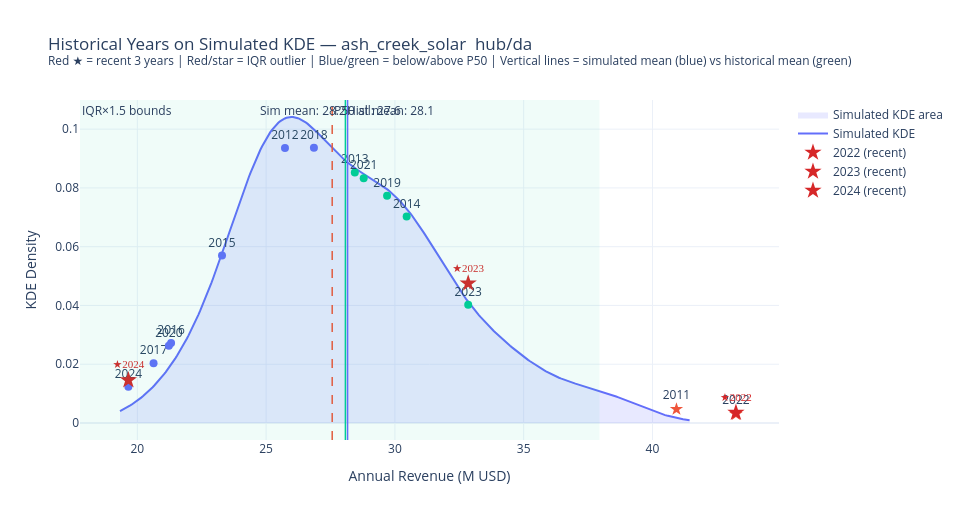

The notebook cell saved with this chart:
### Code cell
# ═══════════════════════════════════════════════════════════════════
# Cell 7: Historical years overlaid on simulated KDE
#         + Recent years highlighted + mean comparison
# ═══════════════════════════════════════════════════════════════════
N_RECENT = 3  # last N historical years highlighted with distinct color

rev_median = np.median(rev_all)

# IQR outlier bounds from simulated only
if len(rev_sim) >= 4:
    q1_sim, q3_sim = np.percentile(rev_sim, [25, 75])
    iqr_sim   = q3_sim - q1_sim
    lo_bound  = q1_sim - 1.5 * iqr_sim
    hi_bound  = q3_sim + 1.5 * iqr_sim
else:
    lo_bound, hi_bound = -np.inf, np.inf

fig_overlay = go.Figure()

# Simulated KDE shaded area
if len(rev_sim) > 1:
    kde_sim_only = gaussian_kde(rev_sim, bw_method=KDE_BW_METHOD)
    x_sim_kde    = np.linspace(rev_sim.min() * 0.93, rev_sim.max() * 1.07, 350)
    y_sim_kde    = kde_sim_only(x_sim_kde)
    fig_overlay.add_trace(go.Scatter(
        x=np.concatenate([x_sim_kde, x_sim_kde[::-1]]),
        y=np.concatenate([y_sim_kde, np.zeros(len(y_sim_kde))]),
        fill="toself",
        fillcolor="rgba(99,110,250,0.15)",
        line=dict(color="rgba(99,110,250,0.0)"),
        name="Simulated KDE area", showlegend=True
    ))
    fig_overlay.add_trace(go.Scatter(
        x=x_sim_kde, y=y_sim_kde,
        name=f"Simulated KDE",
        mode="lines", line=dict(color="#636efa", width=2)
    ))

# P50 line (all eligible)
fig_overlay.add_vline(x=rev_median, line_dash="dash", line_color="#ef553b",
                      line_width=1.5, annotation_text=f"P50 all: {rev_median:.1f}",
                      annotation_position="top right")

# Historical years as scatter points
hist_rev = rev_elig[rev_elig["segment"] == "historical"].copy()
hist_rev["rev_M"] = hist_rev["annual_revenue_usd"] / 1e6

for _, row in hist_rev.iterrows():
    is_outlier = (row["rev_M"] < lo_bound) or (row["rev_M"] > hi_bound)
    above_p50  = row["rev_M"] > rev_median
    color      = "#ef553b" if is_outlier else ("#00cc96" if above_p50 else "#636efa")
    symbol     = "star" if is_outlier else "circle"
    kde_y_val  = float(kde_rev(np.array([row["rev_M"]]))[0]) if len(rev_all) > 1 else 0
    fig_overlay.add_trace(go.Scatter(
        x=[row["rev_M"]], y=[kde_y_val],
        mode="markers+text",
        text=[str(int(row["source_year"]))],
        textposition="top center",
        marker=dict(color=color, size=10 if is_outlier else 8, symbol=symbol),
        name=f"{int(row['source_year'])} {'★ outlier' if is_outlier else ''}",
        showlegend=False
    ))

# IQR bounds
if lo_bound > -np.inf:
    fig_overlay.add_vrect(x0=lo_bound, x1=hi_bound,
        fillcolor="rgba(0,204,150,0.06)", line_width=0,
        annotation_text="IQR×1.5 bounds", annotation_position="top left")

# ── Simulated mean vline ──
sim_mean_rev  = float(rev_elig[rev_elig["segment"] == "simulated"]["annual_revenue_usd"].mean() / 1e6)
hist_mean_rev = float(rev_elig[rev_elig["segment"] == "historical"]["annual_revenue_usd"].mean() / 1e6)
fig_overlay.add_vline(x=sim_mean_rev,  line_dash="solid", line_color="#636efa", line_width=1.5,
                      annotation_text=f"Sim mean: {sim_mean_rev:.1f}", annotation_position="top left")
fig_overlay.add_vline(x=hist_mean_rev, line_dash="solid", line_color="#00cc96", line_width=1.5,
                      annotation_text=f"Hist mean: {hist_mean_rev:.1f}", annotation_position="top right")

# ── Highlight recent N years with distinct star markers ──
recent_hist = hist_rev.sort_values("source_year").tail(N_RECENT)
for i, (_, row) in enumerate(recent_hist.iterrows()):
    kde_y_val = float(kde_rev(np.array([row["rev_M"]]))[0]) if len(rev_all) > 1 else 0
    fig_overlay.add_trace(go.Scatter(
        x=[row["rev_M"]], y=[kde_y_val * 1.18],
        mode="markers+text",
        text=[f"★{int(row['source_year'])}"],
        textposition="top center",
        textfont=dict(color="#d62728", size=11, family="Arial Black"),
        marker=dict(color="#d62728", size=13, symbol="star"),
        name=f"{int(row['source_year'])} (recent)",
        showlegend=True,
    ))

fig_overlay.update_layout(
    title=f"Historical Years on Simulated KDE — {SITE}  {KIND}/{MARKET}<br>"
          f"<sup>Red ★ = recent {N_RECENT} years | Red/star = IQR outlier | Blue/green = below/above P50 | "
          f"Vertical lines = simulated mean (blue) vs historical mean (green)</sup>",
    xaxis_title="Annual Revenue (M USD)",
    yaxis_title="KDE Density",
    template="plotly_white", width=960, height=520,
)
fig_overlay.show()

# Print IQR outliers
outliers = hist_rev[
    (hist_rev["rev_M"] < lo_bound) | (hist_rev["rev_M"] > hi_bound)
][["source_year", "rev_M", "price_per_mwh_gen_weighted"]]
print(f"\nHistorical IQR outliers ({len(outliers)}):")
for _, r in outliers.iterrows():
    print(f"  {int(r['source_year'])}: ${r['rev_M']:.2f}M  "
          f"(gen-wtd price ${r['price_per_mwh_gen_weighted']:.1f}/MWh)")

# Print mean comparison
print(f"\nMean annual revenue:")
print(f"  Simulated mean  : ${sim_mean_rev:.2f}M")
print(f"  Historical mean : ${hist_mean_rev:.2f}M")
print(f"  Difference      : ${sim_mean_rev - hist_mean_rev:+.2f}M  ({(sim_mean_rev/hist_mean_rev-1)*100:+.1f}%)")

# Print recent years trend vs P50
print(f"\nLast {N_RECENT} historical years vs simulated P50 (${rev_median:.2f}M):")
for _, r in recent_hist.iterrows():
    diff = r["rev_M"] - rev_median
    arrow = "↑" if diff > 0 else "↓"
    print(f"  {int(r['source_year'])}: ${r['rev_M']:.2f}M  {arrow} ${abs(diff):.2f}M vs P50"
          f"  (gen-wtd ${r['price_per_mwh_gen_weighted']:.1f}/MWh)")

### Figure 1 — Plotly figure (JSON) as saved in the notebook; plotly's stock layout.template omitted (floating-point values rounded to 4 significant figures; data arrays with more than 128 entries replaced by an {"elided": "..."} marker saying what was removed)
{"data": [{"fill": "toself", "fillcolor": "rgba(99,110,250,0.15)", "line": {"color": "rgba(99,110,250,0.0)"}, "name": "Simulated KDE area", "showlegend": true, "type": "scatter", "x": {"elided": "700 float values"}, "y": {"elided": "700 float values"}}, {"line": {"color": "#636efa", "width": 2}, "mode": "lines", "name": "Simulated KDE", "type": "scatter", "x": {"elided": "350 float values"}, "y": {"elided": "350 float values"}}, {"marker": {"color": "#ef553b", "size": 10, "symbol": "star"}, "mode": "markers+text", "name": "2011 ★ outlier", "showlegend": false, "text": ["2011"], "textposition": "top center", "type": "scatter", "x": [40.93], "y": [0.004692]}, {"marker": {"color": "#636efa", "size": 8, "symbol": "circle"}, "mode": "markers+text", "name": "2012 ", "showlegend": false, "text": ["2012"], "textposition": "top center", "type": "scatter", "x": [25.73], "y": [0.09358]}, {"marker": {"color": "#00cc96", "size": 8, "symbol": "circle"}, "mode": "markers+text", "name": "2013 ", "showlegend": false, "text": ["2013"], "textposition": "top center", "type": "scatter", "x": [28.44], "y": [0.08526]}, {"marker": {"color": "#00cc96", "size": 8, "symbol": "circle"}, "mode": "markers+text", "name": "2014 ", "showlegend": false, "text": ["2014"], "textposition": "top center", "type": "scatter", "x": [30.46], "y": [0.07024]}, {"marker": {"color": "#636efa", "size": 8, "symbol": "circle"}, "mode": "markers+text", "name": "2015 ", "showlegend": false, "text": ["2015"], "textposition": "top center", "type": "scatter", "x": [23.29], "y": [0.05698]}, {"marker": {"color": "#636efa", "size": 8, "symbol": "circle"}, "mode": "markers+text", "name": "2016 ", "showlegend": false, "text": ["2016"], "textposition": "top center", "type": "scatter", "x": [21.31], "y": [0.02719]}, {"marker": {"color": "#636efa", "size": 8, "symbol": "circle"}, "mode": "markers+text", "name": "2017 ", "showlegend": false, "text": ["2017"], "textposition": "top center", "type": "scatter", "x": [20.63], "y": [0.02036]}, {"marker": {"color": "#636efa", "size": 8, "symbol": "circle"}, "mode": "markers+text", "name": "2018 ", "showlegend": false, "text": ["2018"], "textposition": "top center", "type": "scatter", "x": [26.86], "y": [0.09367]}, {"marker": {"color": "#00cc96", "size": 8, "symbol": "circle"}, "mode": "markers+text", "name": "2019 ", "showlegend": false, "text": ["2019"], "textposition": "top center", "type": "scatter", "x": [29.7], "y": [0.07735]}, {"marker": {"color": "#636efa", "size": 8, "symbol": "circle"}, "mode": "markers+text", "name": "2020 ", "showlegend": false, "text": ["2020"], "textposition": "top center", "type": "scatter", "x": [21.22], "y": [0.02625]}, {"marker": {"color": "#00cc96", "size": 8, "symbol": "circle"}, "mode": "markers+text", "name": "2021 ", "showlegend": false, "text": ["2021"], "textposition": "top center", "type": "scatter", "x": [28.79], "y": [0.08333]}, {"marker": {"color": "#ef553b", "size": 10, "symbol": "star"}, "mode": "markers+text", "name": "2022 ★ outlier", "showlegend": false, "text": ["2022"], "textposition": "top center", "type": "scatter", "x": [43.24], "y": [0.002984]}, {"marker": {"color": "#00cc96", "size": 8, "symbol": "circle"}, "mode": "markers+text", "name": "2023 ", "showlegend": false, "text": ["2023"], "textposition": "top center", "type": "scatter", "x": [32.85], "y": [0.04026]}, {"marker": {"color": "#636efa", "size": 8, "symbol": "circle"}, "mode": "markers+text", "name": "2024 ", "showlegend": false, "text": ["2024"], "textposition": "top center", "type": "scatter", "x": [19.65], "y": [0.01235]}, {"marker": {"color": "#d62728", "size": 13, "symbol": "star"}, "mode": "markers+text", "name": "2022 (recent)", "showlegend": true, "text": ["★2022"], "textfont": {"color": "#d62728", "family": "Arial Black", "size": 11}, "textposition": "top center", "type": "scatter", "x": [43.24], "y": [0.003521]}, {"marker": {"color": "#d62728", "size": 13, "symbol": "star"}, "mode": "markers+text", "name": "2023 (recent)", "showlegend": true, "text": ["★2023"], "textfont": {"color": "#d62728", "family": "Arial Black", "size": 11}, "textposition": "top center", "type": "scatter", "x": [32.85], "y": [0.04751]}, {"marker": {"color": "#d62728", "size": 13, "symbol": "star"}, "mode": "markers+text", "name": "2024 (recent)", "showlegend": true, "text": ["★2024"], "textfont": {"color": "#d62728", "family": "Arial Black", "size": 11}, "textposition": "top center", "type": "scatter", "x": [19.65], "y": [0.01457]}], "layout": {"annotations": [{"showarrow": false, "text": "P50 all: 27.6", "x": 27.57, "xanchor": "left", "xref": "x", "y": 1, "yanchor": "top", "yref": "y domain"}, {"showarrow": false, "text": "IQR×1.5 bounds", "x": 17.77, "xanchor": "left", "xref": "x", "y": 1, "yanchor": "top", "yref": "y domain"}, {"showarrow": false, "text": "Sim mean: 28.2", "x": 28.16, "xanchor": "right", "xref": "x", "y": 1, "yanchor": "top", "yref": "y domain"}, {"showarrow": false, "text": "Hist mean: 28.1", "x": 28.08, "xanchor": "left", "xref": "x", "y": 1, "yanchor": "top", "yref": "y domain"}], "height": 520, "shapes": [{"line": {"color": "#ef553b", "dash": "dash", "width": 1.5}, "type": "line", "x0": 27.57, "x1": 27.57, "xref": "x", "y0": 0, "y1": 1, "yref": "y domain"}, {"fillcolor": "rgba(0,204,150,0.06)", "line": {"width": 0}, "type": "rect", "x0": 17.77, "x1": 37.94, "xref": "x", "y0": 0, "y1": 1, "yref": "y domain"}, {"line": {"color": "#636efa", "dash": "solid", "width": 1.5}, "type": "line", "x0": 28.16, "x1": 28.16, "xref": "x", "y0": 0, "y1": 1, "yref": "y domain"}, {"line": {"color": "#00cc96", "dash": "solid", "width": 1.5}, "type": "line", "x0": 28.08, "x1": 28.08, "xref": "x", "y0": 0, "y1": 1, "yref": "y domain"}], "title": {"text": "Historical Years on Simulated KDE — ash_creek_solar  hub/da<br><sup>Red ★ = recent 3 years | Red/star = IQR outlier | Blue/green = below/above P50 | Vertical lines = simulated mean (blue) vs historical mean (green)</sup>"}, "width": 960, "xaxis": {"title": {"text": "Annual Revenue (M USD)"}}, "yaxis": {"title": {"text": "KDE Density"}}}}
